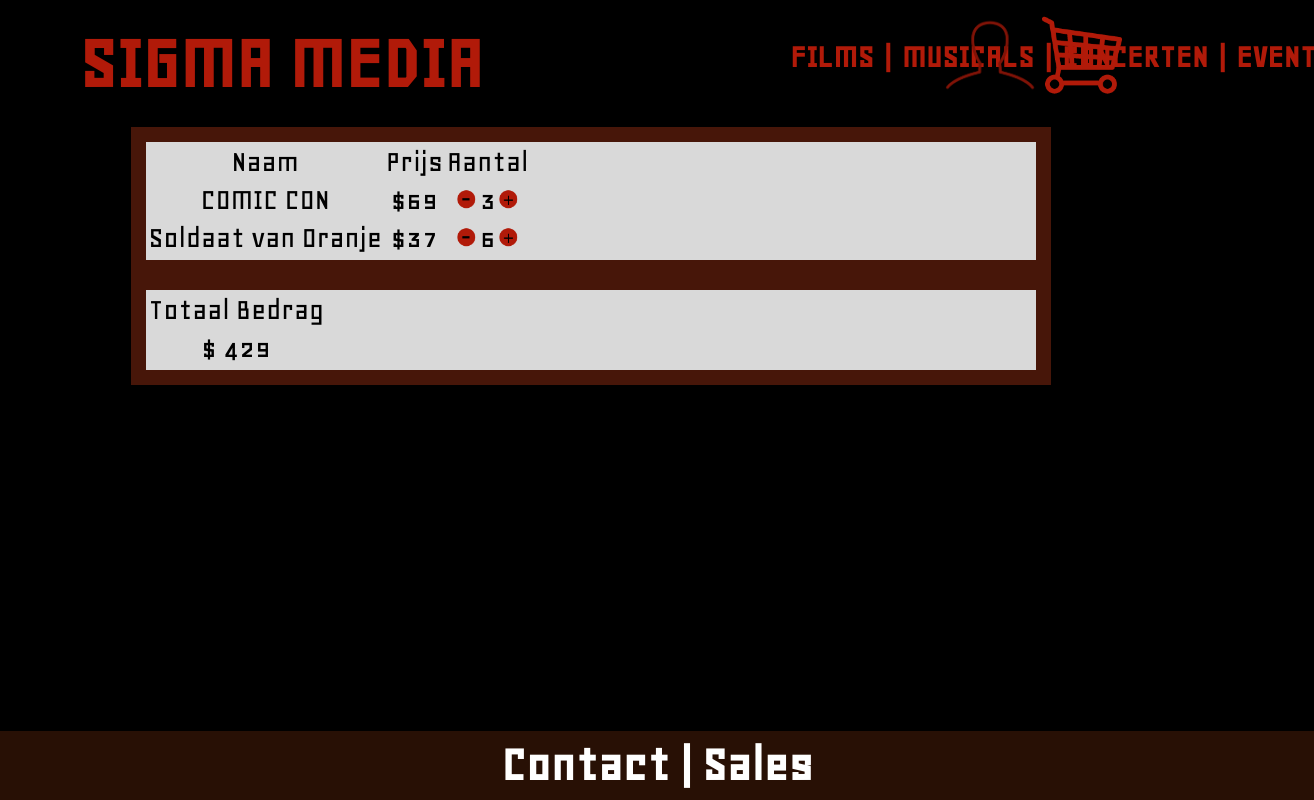
Screenshot of /Code/shopping.php with the database file from the repository.
### tables this page shows
CREATE TABLE orderitems (
orderID int AUTO_INCREMENT PRIMARY KEY,
ordernaam VARCHAR(255) NOT NULL,
prijs int NOT NULL,
aantal int NOT NULL
);

### Code/shopping.php (the view, shortened to what this page needs)
<?php
$host = 'localhost';
$db = 's168308_project';
$user = 'bit_academy';
$pass = 'bit_academy';
$charset = 'utf8mb4';
$dsn = "mysql:host=$host;dbname=$db;charset=$charset";
$options = [
    PDO::ATTR_ERRMODE            => PDO::ERRMODE_EXCEPTION,
    PDO::ATTR_DEFAULT_FETCH_MODE => PDO::FETCH_ASSOC,
    PDO::ATTR_EMULATE_PREPARES   => false,
];
try {
    $pdo = new PDO($dsn, $user, $pass, $options);
} catch (\PDOException $e) {
    throw new \PDOException($e->getMessage(), (int)$e->getCode());
}
?>
<!DOCTYPE html>
<html lang="en">
<head>
    <link rel="stylesheet" href="style/navbar.css">
    <link rel="stylesheet" href="style/shopping.css">
</head>
<body>
    <header>
        <header class="Header">
            <div id="container">
                <div id="Sigma">
                    <a href="index.php" id="nav-color">
                        <h1>SIGMA MEDIA</h1>
                    </a>
                </div>
                <div id="nav-bar">
                    <a href="film.php" id="nav-color">
                        <h2>FILMS</h2>
                    </a>
                    <a>
                        <h2 id="nav-color">|</h2>
                    </a>
                    <a href="musical.php" id="nav-color">
                        <h2>MUSICALS</h2>
                    </a>
                    <a>
                        <h2 id="nav-color">|</h2>
                    </a>
                    <a href="Concerten.php" id="nav-color">
                        <h2>CONCERTEN</h2>
                    </a>
                    <a>
                        <h2 id="nav-color">|</h2>
                    </a>
                    <a href="events.php" id="nav-color">
                        <h2>EVENTS</h2>
                    </a>
                </div>
                <div id="login">
                    <a href="login.php" id="nav-color"> <img src="Img/admin.png" alt="Login_button">
                    </a>
                    <a href="shopping.php" id="nav-color"> <img src="Img/cart.png" alt="shopping_button">
                    </a>
                </div>
            </div>
        </header>
        <?php
        $ordersql = $pdo->prepare("SELECT * FROM orderitems");
        $ordersql->execute();
        $orderarray = $ordersql->fetchAll(PDO::FETCH_OBJ);
        echo '<table class="tickets"> Tickets';
        echo "<tr> <td>Naam<td/> <td>Prijs<td/> <td> Aantal</td> <tr/> ";
        $totaal = 0;
foreach ($orderarray as $key) {
    $i = $key->prijs;
    $ticketprijs =  $key->prijs;
    $ticketaantal = $key->aantal;
    $totaal = $ticketprijs * $ticketaantal + $totaal;
    echo "<td>" . $key->ordernaam . "<td/>
        <td>" . "$" .  $key->prijs . "<td/>
        <td>" . ' <form action="shopping.php" method="post">
            <button  id="minknop"  name="minknop' . $i . '" >
                <img src="Img/min.png" id="min">
            </button>' . $key->aantal  .
        '<button id="plusknop" name="plusknop' . $i . '" >
                <img src="Img/plus.png" id="plus">
            </button>
        </form>' . "<td/> <tr/>";
}
        echo "</table>";
        echo "<table>";
        echo "<tr> <td> Totaal Bedrag</td> <tr/> ";
        echo "<td>$ $totaal <td/> <tr/>";
        echo "</table>";
        ?>
        <footer>
            <a href="contact.php" id="contact-color">
                <h2>Contact</h2>
            </a>
            <a id="contact-color">
                <h2>|</h2>
            </a>
            <a href="Hobby.html" id="contact-color">
                <h2>Sales</h2>
            </a>
        </footer>
</body>
</html>

### Code/style/navbar.css (style rules this page uses)
* { border: 0; margin: 0; padding: 0; outline: 0; }
#login { display: flex; position: absolute; padding: 5%; margin-left: 70%; height: 80px; padding: 15px; }
#nav-bar { display: flex; justify-content: center; justify-content: space-evenly; list-style: none; text-decoration: none; width: 5%; margin-left: 23%; margin-top: 2.5%; font-size: 23px; font-family: Geo; }
#nav-color { color: #b11a09; }
#Sigma { font-family: Geo; margin-top: 1.5%; font-size: 40px; display: flex; justify-content: left; margin-left: 6%; }
a { display: flex; text-decoration: none; }
body { background-color: black; }
#container { display: flex; }
h2 { padding: 5px; }
footer { position: fixed; bottom: 0px; display: flex; justify-content: center; background-color: #281005; margin-top: 11.1%; width: 100%; font-family: 'Geo'; flex-wrap: wrap; }
#contact-color { display: flex; color: #ffffff; font-size: 35px; }

### Code/style/shopping.css (style rules this page uses)
table { display: flex; text-align: center; justify-content: center; border: 5px; border-color: #471609; border-width: 15px; border-style: solid; display: flex; flex-direction: column; background-color: #D9D9D9; width: 70%; height: 20%; margin-left: 10%; font-family: Geo; font-size: 200%; }
#plus { height: 20px; width: 20px; padding-left: 3px; }
#min { height: 20px; width: 20px; padding-right: 3px; }
#minknop { background-color: #D9D9D9; cursor: grab; }
#plusknop { background-color: #D9D9D9; cursor: grab; }

### rows the page displays
orderitems: ordernaam "COMIC CON", prijs "69", aantal "3"
orderitems: ordernaam "Soldaat van Oranje", prijs "37", aantal "6"

### other values shown
$totaal "429"
